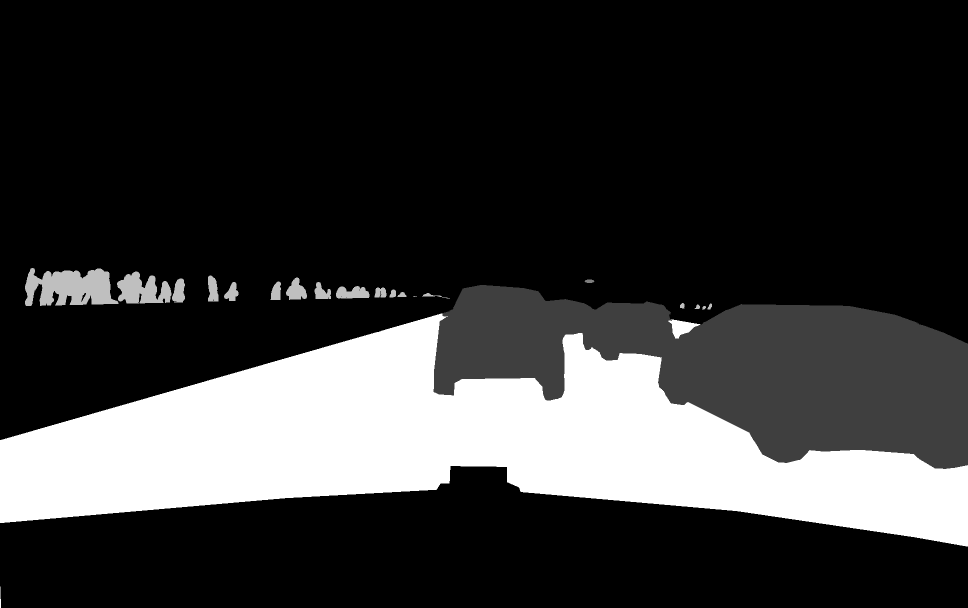
#> input picture segmentation/mask2color/anno.png, 1936 x 1216 px (shown at 1/2 size)
$ python mask2color.py
#> lines starting #> are read from the running program, lines starting #| are printed output that depends on the picture; after the words box and inside, x2 and y2 are one past the last pixel; in counts of white or black regions, pixels touching at a corner belong together
import cv2
import numpy as np

HEIGHT = int(400)
WIDTH  = int(640)
N_CLASSES = 5


colorB = [0, 0, 255, 255, 69]
colorG = [0, 0, 255, 0, 47]
colorR = [0, 255, 0, 0, 142]

CLASS_COLOR = list()
for i in range(0, N_CLASSES):
    CLASS_COLOR.append([colorR[i], colorG[i], colorB[i]])
COLORS = np.array(CLASS_COLOR, dtype="float32")

def give_color_to_seg_img(seg, n_classes):
    if len(seg.shape)==3:
        seg = seg[:,:,0]
    seg_img = np.zeros((seg.shape[0],seg.shape[1],3)).astype('float')
    colors = COLORS #DB
    for c in range(n_classes):
        segc = (seg == c)
        seg_img[:,:,0] += (segc*( colors[c][0]/255.0 ))
        seg_img[:,:,1] += (segc*( colors[c][1]/255.0 ))
        seg_img[:,:,2] += (segc*( colors[c][2]/255.0 ))

    return seg_img

def LoadSegmentationArr(path, width ,height):
#> called with path = 'anno.png', width = 640, height = 400
    img = cv2.imread(path, 1)
#> img is the input picture: shape (1216, 1936, 3); min 0, max 4, mean 0.849
    img = cv2.resize(img, (width, height), interpolation=cv2.INTER_NEAREST)
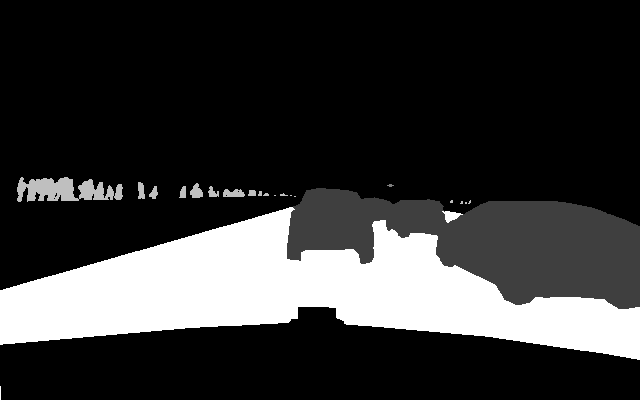
#> img: shape (400, 640, 3); min 0, max 4, mean 0.849; drawn with min black and max white
    return img

if __name__=='__main__':
    path = 'anno.png'
    mask = LoadSegmentationArr(path, WIDTH, HEIGHT)
    print(mask.shape, mask.min(), mask.max())
#| (400, 640, 3) 0 4
    colormap = give_color_to_seg_img(mask, N_CLASSES)
#> the loop in give_color_to_seg_img, `for c in range(n_classes):` made 5 passes
#> pass 1, in give_color_to_seg_img, `segc = (seg == c)`:
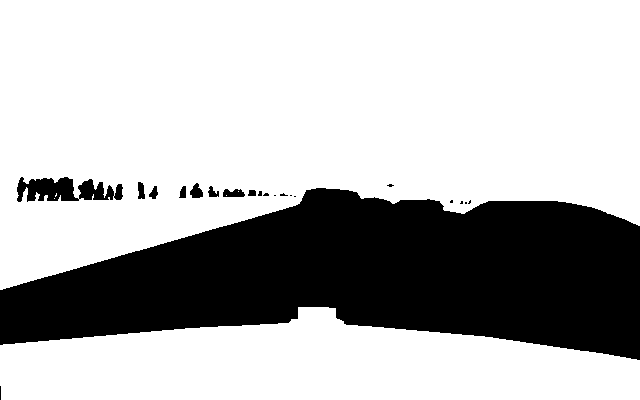
#> segc: shape (400, 640) bool; 71.5% white; 21 black regions (12 under 20 px), largest, box (x1, y1, x2, y2) and area: (0, 188, 640, 360) 70648, (17, 177, 123, 202) 1690, (223, 189, 245, 197) 140
#> pass 2, in give_color_to_seg_img, `segc = (seg == c)`:
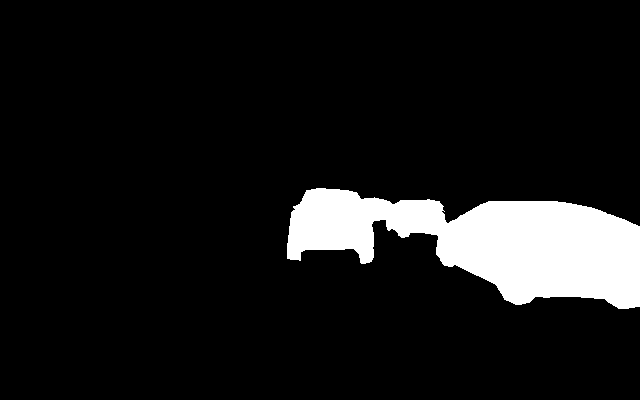
#> segc: shape (400, 640) bool; 9.4% white; 1 white region, box (x1, y1, x2, y2) and area: (287, 188, 640, 309) 24167
#> pass 3, in give_color_to_seg_img, `segc = (seg == c)`:
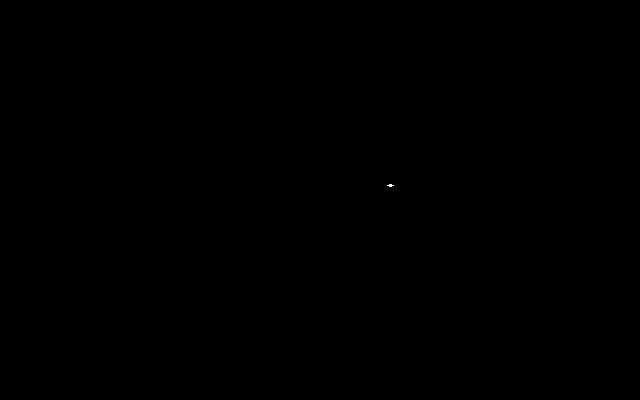
#> segc: shape (400, 640) bool; 0.01% white in thin lines or dots, all inside (x1, y1, x2, y2) = (387, 184, 394, 187)
#> after the loop in give_color_to_seg_img, `for c in range(n_classes):`:
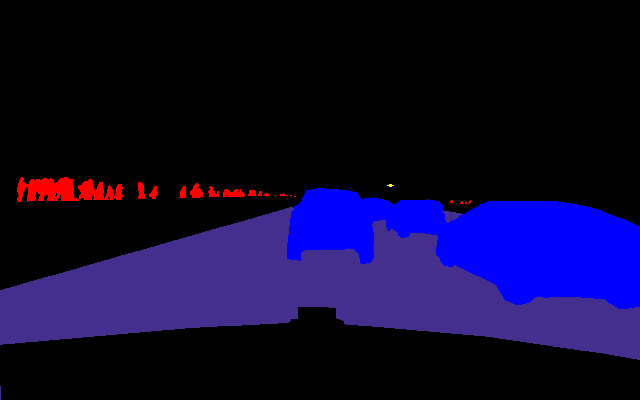
#> seg_img: shape (400, 640, 3) float64; mean of channels 0, 1, 2 0.196, 0.0335, 0.0585; drawn as B, G, R
    colormap = colormap*255
    print(colormap.shape, colormap.min(), colormap.max())
#| (400, 640, 3) 0.0 255.0
    cv2.imwrite('colormap.png', colormap.astype(np.uint8))
